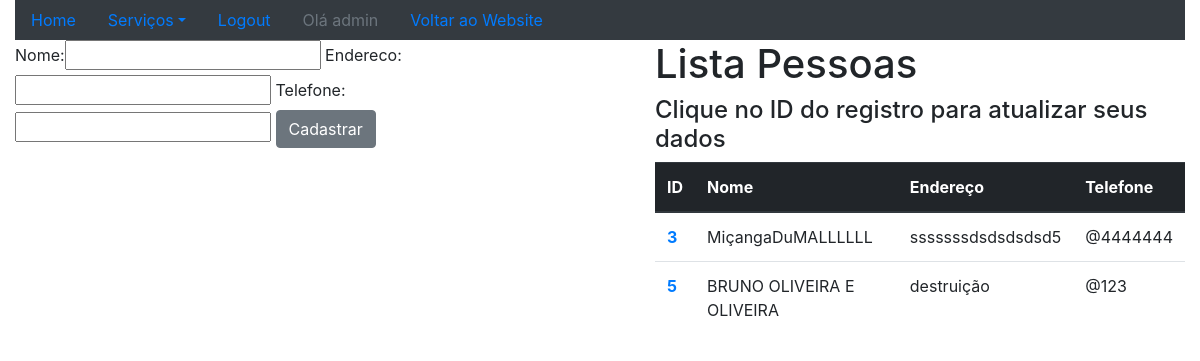
/sistema/pessoas/ (signed in), run on an earlier commit of the app's database.
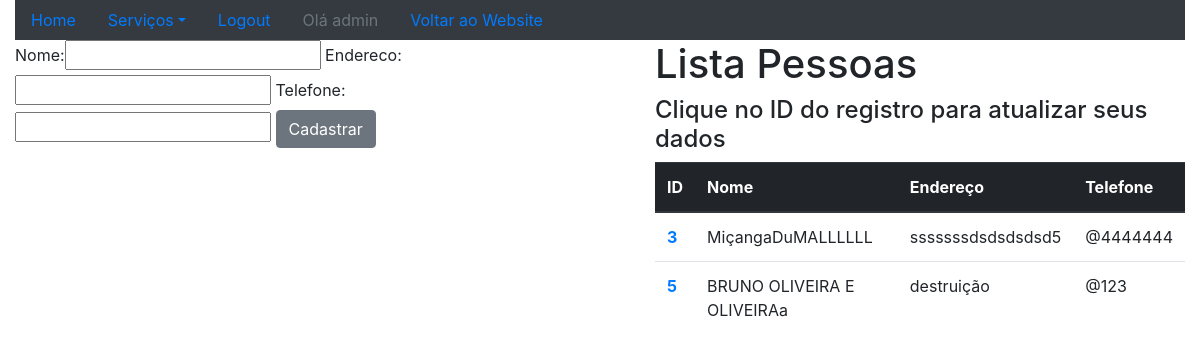
And on a later commit of the database.
### core/models.py (models this page shows, shortened)
class Pessoa(models.Model):
    nome = models.CharField(max_length=100)
    endereco = models.CharField(max_length=200)
    telefone = models.CharField(max_length=20)

### core/views.py (the view)
@login_required
def lista_pessoas(request):
    pessoas = Pessoa.objects.all()
    form = PessoaForm()
    context = {'pessoas':pessoas,'form': form}
    return render(request,'core/lista_pessoas.html',context)

### core/forms.py
class PessoaForm(ModelForm):
    class Meta:
        model = Pessoa
        fields = '__all__'

### core/templates/core/lista_pessoas.html (shortened to what this page needs)
{% extends "base.html" %}
{% load bootstrap %}
{% block main %}
    <div class="row">
        <div class="col-sm-6">
            <form action="{% url 'core_pessoa_novo' %}" method="POST">
                {{ form|bootstrap }}
                <button type="submit" class="btn btn-secondary" >Cadastrar</button>
            </form>
        </div>
        <div class="col-sm-6">
            <ul>
                <h1>Lista Pessoas</h1>
                <h4>Clique no ID do registro para atualizar seus dados</h4>
                <table class="table">
                <thead class="thead-dark">
                    <tr>
                        <th scope="col">ID</th>
                        <th scope="col">Nome</th>
                        <th scope="col">Endereço</th>
                        <th scope="col">Telefone</th>
                    </tr>
                </thead>
                <tbody>
                    {% for pessoa in pessoas %}
                        <tr>
                            <th scope="row"><a href="{% url 'core_pessoa_update' pessoa.id %}">{{ pessoa.id }}</a></th>
                            <td>{{ pessoa.nome }}</td>
                            <td>{{ pessoa.endereco }}</td>
                            <td>@{{ pessoa.telefone }}</td>
                        </tr>
                    {% endfor %}
                </tbody>
                </table>
            </ul>
        </div>
    </div>
{% endblock  %}

What changed in the data, as far as the page shows it:
changed Pessoa "destruição": nome "BRUNO OLIVEIRA E OLIVEIRA" → "BRUNO OLIVEIRA E OLIVEIRAa"
